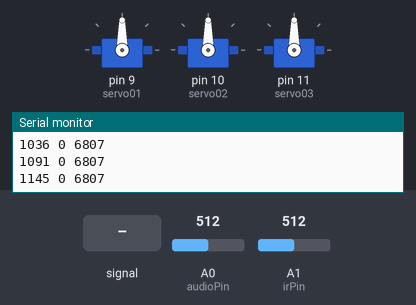
A sketch run on a simulated Arduino Uno, built with avr-gcc and run on an emulated ATmega328P. Parts: 3 × servo, the last lines printed to the serial monitor. Inputs (shaded band) come from the test bench; at power-on: A1 (irPin) = 512, A0 (audioPin) = 512. Random numbers use the default seed unless the sketch sets one.

Above: at 1.2 s.
1.3 s: A0 (audioPin) fed a 2 Hz sine of ±306 counts around its level
4.3 s: A1 (irPin) set to 716
At 6.17 s:
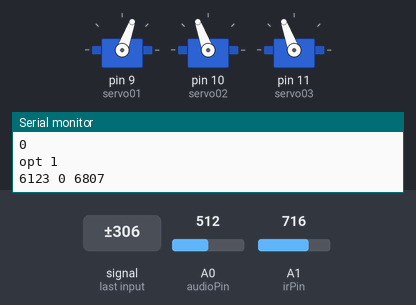
7.3 s: A0 (audioPin) set to 716
At 8.2 s:
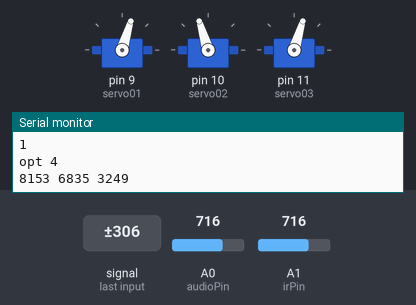
10.3 s: A0 (audioPin) fed a 50 Hz sine of ±306 counts around its level
At 10.57 s:
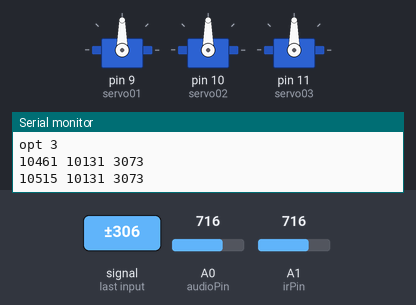
13.3 s: A1 (irPin) set to 900
16.3 s: A0 (audioPin) fed a 200 Hz sine of ±81 counts around its level
At 17.8 s:
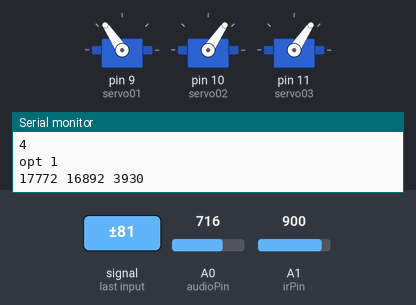
Timing chart, 0 to 22.9 s (numbered marks = the images above; inputs shaded):
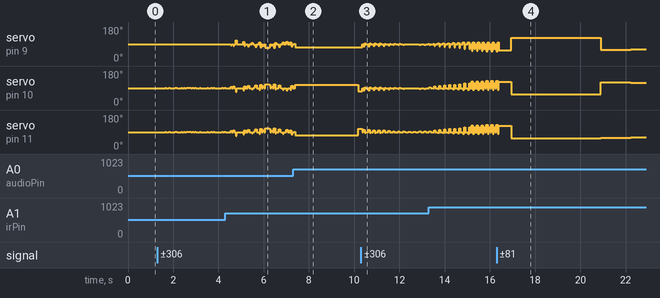

The sketch:

JigBot.ino
```cpp
//Import Servo Library
#include <Servo.h>

//Declare servo variables
Servo servo01;
Servo servo02;
Servo servo03;

//Declare pin variables
int audioPin = A0;
int irPin = A1;
int irVal = 0;
int counter=0;
long randomTime=0;
long previousTime = 0;

void setup() {
  //Attach Servo01 to pin ~9.
  servo01.attach(9);
  servo01.write(90);

  servo02.attach(10);
  servo02.write(90);

  servo03.attach(11);
  servo03.write(90);

  randomTime = random(5000, 10000);
  Serial.begin(9600);
}

void loop() {

  //if (millis()/2000 + randomTime>counter){

    Serial.print(millis());
    Serial.print(" ");
    Serial.print(previousTime);
    Serial.print(" ");
    Serial.println(randomTime);

  if (millis() >= (previousTime + randomTime)) {
    previousTime = millis();
    Serial.println("enter");

    counter++;
    randomTime=random(2000, 5000);

  }


  // Read the value from the sensor (audio):
  int audioValue = 0;

  //Read IR Value
  irVal = analogRead(irPin);

  /* SMOOTHING */
  ////Add together 500 sensor values
  for (int i=0; i<500; i++){

    audioValue += analogRead(audioPin);
  }

  ////Find the average of those values (smooths out the reading)
  audioValue = audioValue/500;

  int range = map(irVal, 500, 20, 0, 55 );


  int servoDance01 = map(audioValue, 1, 70, 90-range, 90+range);
  int servoDance02 = map(audioValue, 1, 70, 90+range, 90-range);


  if (audioValue <= 3) {

    servo01.write(90);
    servo02.write(90);
    servo03.write(90);

  }
  else{
      Serial.println(counter);

    if (counter%4 == 0){
      Serial.println("opt 1");
      servo01.write(servoDance02);
      servo02.write(servoDance01);
      servo03.write(servoDance01);
    }
    else if (counter%3 == 0){
            Serial.println("opt 2");

      servo01.write(servoDance01);
      servo02.write(servoDance02);
      servo03.write(servoDance02);

    }
    else if (counter%2 == 0){
            Serial.println("opt 3");
      servo01.write(servoDance01);
      servo02.write(servoDance01);
      servo03.write(servoDance02);

    }
    else{
            Serial.println("opt 4");

      servo01.write(servoDance01);
      servo02.write(servoDance02);
      servo03.write(servoDance01);

    }


  }

  /* PRINT FOR DEBUGGING */
  ////Print audio values
  for (int i=0; i< audioValue/5; i++){
    //Serial.print("-");
  }

  //Serial.println(irVal);


}
```
